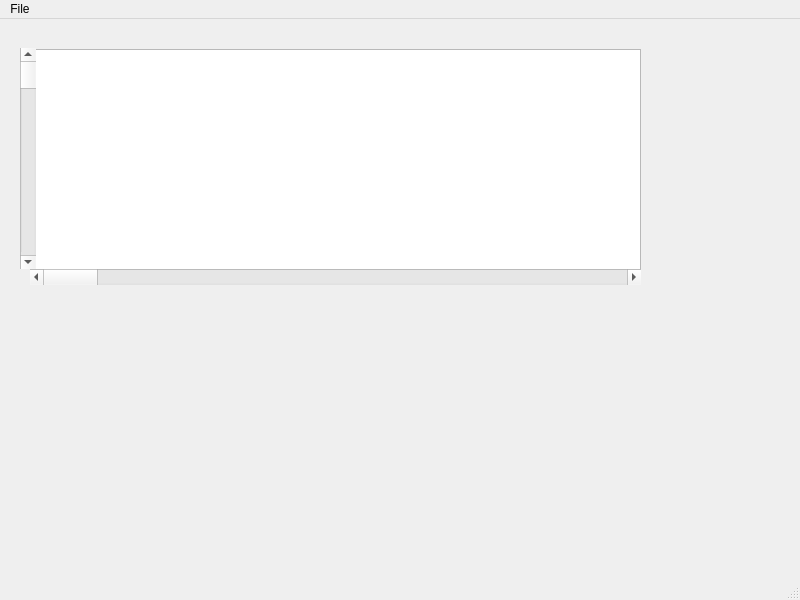
<?xml version="1.0" encoding="UTF-8"?>
<ui version="4.0">
 <class>MainWindow</class>
 <widget class="QMainWindow" name="MainWindow">
  <property name="geometry">
   <rect>
    <x>0</x>
    <y>0</y>
    <width>800</width>
    <height>600</height>
   </rect>
  </property>
  <property name="windowTitle">
   <string>MainWindow</string>
  </property>
  <widget class="QWidget" name="centralwidget">
   <widget class="QGraphicsView" name="graphicsView">
    <property name="geometry">
     <rect>
      <x>30</x>
      <y>30</y>
      <width>611</width>
      <height>221</height>
     </rect>
    </property>
   </widget>
   <widget class="QScrollBar" name="horizontalScrollBar">
    <property name="geometry">
     <rect>
      <x>30</x>
      <y>250</y>
      <width>611</width>
      <height>16</height>
     </rect>
    </property>
    <property name="orientation">
     <enum>Qt::Orientation::Horizontal</enum>
    </property>
   </widget>
   <widget class="QScrollBar" name="verticalScrollBar">
    <property name="geometry">
     <rect>
      <x>20</x>
      <y>29</y>
      <width>16</width>
      <height>221</height>
     </rect>
    </property>
    <property name="orientation">
     <enum>Qt::Orientation::Vertical</enum>
    </property>
   </widget>
  </widget>
  <widget class="QMenuBar" name="menubar">
   <property name="geometry">
    <rect>
     <x>0</x>
     <y>0</y>
     <width>800</width>
     <height>16</height>
    </rect>
   </property>
   <widget class="QMenu" name="menuFile">
    <property name="title">
     <string>File</string>
    </property>
    <addaction name="actionLoad"/>
   </widget>
   <addaction name="menuFile"/>
  </widget>
  <widget class="QStatusBar" name="statusbar"/>
  <action name="actionLoad">
   <property name="text">
    <string>Load</string>
   </property>
  </action>
 </widget>
 <resources/>
 <connections/>
</ui>
